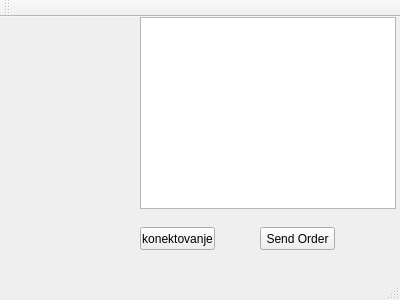
<?xml version="1.0" encoding="UTF-8"?>
<ui version="4.0">
 <class>MainWindow</class>
 <widget class="QMainWindow" name="MainWindow">
  <property name="geometry">
   <rect>
    <x>0</x>
    <y>0</y>
    <width>400</width>
    <height>300</height>
   </rect>
  </property>
  <property name="windowTitle">
   <string>MainWindow</string>
  </property>
  <widget class="QWidget" name="centralWidget">
   <widget class="QPushButton" name="pushButton">
    <property name="geometry">
     <rect>
      <x>140</x>
      <y>210</y>
      <width>75</width>
      <height>23</height>
     </rect>
    </property>
    <property name="text">
     <string>konektovanje</string>
    </property>
   </widget>
   <widget class="QTableWidget" name="tableWidget">
    <property name="geometry">
     <rect>
      <x>140</x>
      <y>0</y>
      <width>256</width>
      <height>192</height>
     </rect>
    </property>
   </widget>
   <widget class="QPushButton" name="pushButton_2">
    <property name="geometry">
     <rect>
      <x>260</x>
      <y>210</y>
      <width>75</width>
      <height>23</height>
     </rect>
    </property>
    <property name="text">
     <string>Send Order</string>
    </property>
   </widget>
  </widget>
  <widget class="QMenuBar" name="menuBar">
   <property name="geometry">
    <rect>
     <x>0</x>
     <y>0</y>
     <width>400</width>
     <height>21</height>
    </rect>
   </property>
  </widget>
  <widget class="QToolBar" name="mainToolBar">
   <attribute name="toolBarArea">
    <enum>TopToolBarArea</enum>
   </attribute>
   <attribute name="toolBarBreak">
    <bool>false</bool>
   </attribute>
  </widget>
  <widget class="QStatusBar" name="statusBar"/>
 </widget>
 <layoutdefault spacing="6" margin="11"/>
 <resources/>
 <connections/>
</ui>
